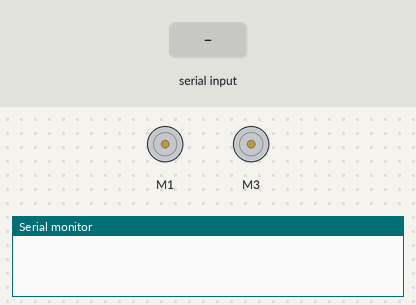
A sketch run on a simulated Arduino Uno, built with avr-gcc and run on an emulated ATmega328P. On the bench: 2 × DC motor (green arrow = forward, orange = backward, longer = faster), the last lines printed to the serial monitor. The inputs (shaded band) are chosen by the test bench.

Above: at 1.2 s.
1.3 s: "1\n" received over Serial
At 2.1 s:
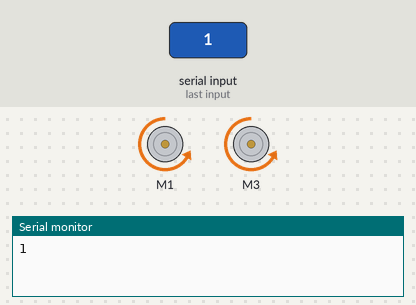
3.8 s: "2\n" received over Serial
At 4.6 s:
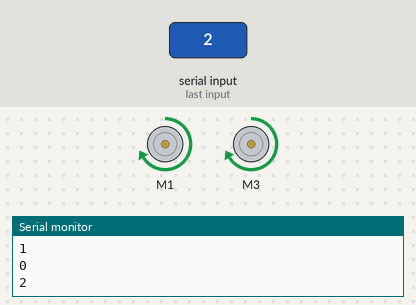
6.3 s: "3\n" received over Serial
At 7.1 s:
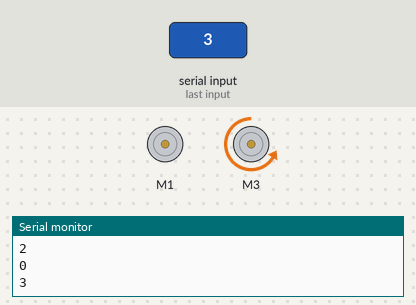
8.8 s: "4\n" received over Serial
At 9.6 s:
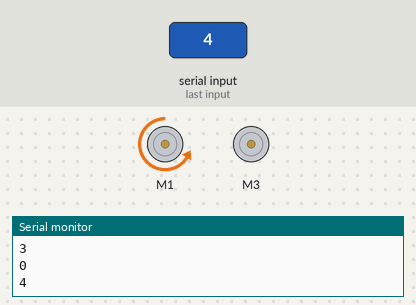
Timing chart, 0 to 11.8 s (numbered marks = the images above; inputs shaded):
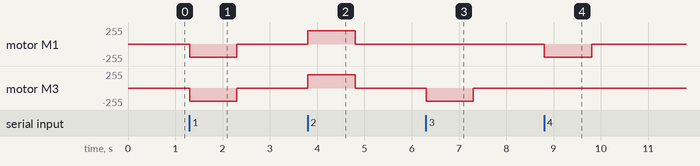

Measured:
- after the input at 1.3 s, motor M1, motor M3: stopped → backward 200/255 at once, → stopped 1.0 s later
- after the input at 3.8 s, motor M1, motor M3: stopped → forward 200/255 at once, → stopped 1.0 s later
- after the input at 6.3 s, motor M3: stopped → backward 200/255 at once, → stopped 1.0 s later
- after the input at 8.8 s, motor M1: stopped → backward 200/255 at once, → stopped 1.0 s later

The sketch:

Car.ino
```cpp
#include <AFMotor.h>
#include <SoftwareSerial.h>

AF_DCMotor left(1);
AF_DCMotor right(3);

//SoftwareSerial XBee(4,5); // RX, TX pins
int direction;

void setup()
{
  Serial.begin(9600);
  // XBee.begin(9600);
  left.setSpeed(200);
  right.setSpeed(200);
  left.run(RELEASE);
  right.run(RELEASE);
}

void loop() {
//    if (XBee.available()) { //receive
  if (Serial.available()>0) { //receive
    direction = Serial.parseInt();
    Serial.println(direction);
    }

  switch (direction) {
    case 1:  // Back Left
      moveForward();
      break;
    case 2:  // Back
      moveBack();
      break;
    case 3:  // Back right
      moveLeft();
      break;
    case 4:  // Left
      moveRight();
      break;
    case 5:  // Stay still
      stopMoving();
      break;
//    case 6:  // Right
//
//      break;
//    case 7:  // Front Left
//      moveForwardLeft();
//      break;
//    case 8:  // Forward
//
//      break;
//    case 9:  // Forward right
//      moveForwardRight();
//      break;
    default: // Unknown direction or stay still
      stopMoving();
      break;
  }

}


void moveForward() {
  left.run(BACKWARD);
  right.run(BACKWARD);
  left.setSpeed(200);
  right.setSpeed(200);
}

void moveBack() {
  left.run(FORWARD);
  right.run(FORWARD);
  left.setSpeed(200);
  right.setSpeed(200);
}

void moveLeft() {
  left.run(RELEASE);
  right.run(BACKWARD);
  right.setSpeed(200);
}

void moveRight() {
  left.run(BACKWARD);
  right.run(RELEASE);
  left.setSpeed(200);
}

void moveForwardLeft() {
  left.run(BACKWARD);
  right.run(BACKWARD);
  left.setSpeed(200);
  right.setSpeed(400);
}

void moveForwardRight() {
  left.run(BACKWARD);
  right.run(BACKWARD);
  left.setSpeed(400);
  right.setSpeed(200);
}

void moveBackLeft() {
  left.run(FORWARD);
  right.run(FORWARD);
  left.setSpeed(200);
  right.setSpeed(400);
}

void moveBackRight() {
  left.run(FORWARD);
  right.run(FORWARD);
  left.setSpeed(400);
  right.setSpeed(200);
}

void stopMoving() {
  left.run(RELEASE);
  right.run(RELEASE);
}
```
